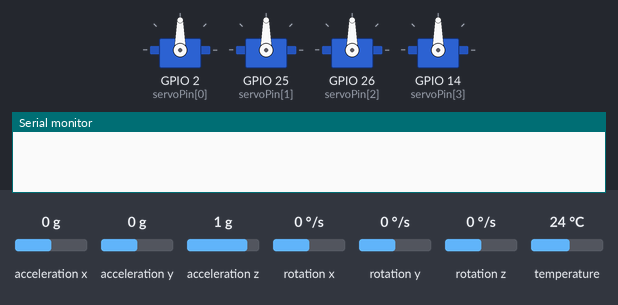
Recording of a sketch running on a simulated ESP32. Shown: 4 × servo, the last lines printed to the serial monitor. The test bench sets the inputs (shaded band); at power-on: acceleration x 0 g, acceleration y 0 g, acceleration z 1 g, rotation x 0 °/s, rotation y 0 °/s, rotation z 0 °/s, temperature 24 °C.

Above: at 0.1 s.
At 2.1 s:
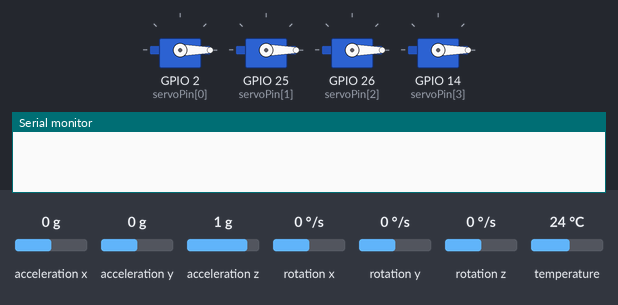
At 9.5 s:
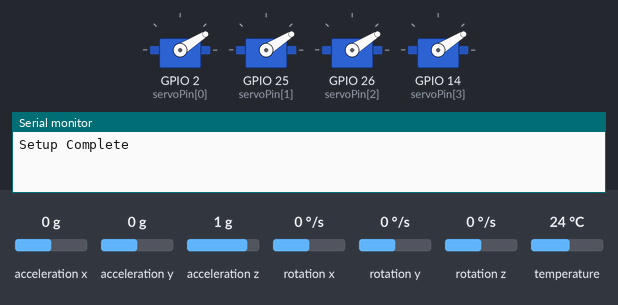
Timing chart, 0 to 11.0 s (numbered marks = the images above):
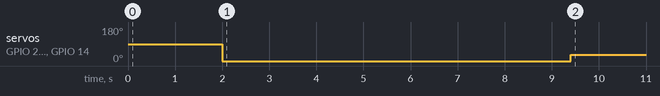

The sketch:

FINAL_Main_Drone_Script.ino
```cpp
#include <ESP32Servo.h>
#include <Adafruit_MPU6050.h>
#include <Adafruit_Sensor.h>
#include <Wire.h>
#include <esp_now.h>
#include <WiFi.h>

//--- VAR DESCRIPTIONS ---//
// General

const int startingDelay = 3000;                                   // Time before loop starts (ms)
unsigned long loopNumber = 0;                                     // Loop number
uint8_t controllerMAC[] = { 0x78, 0x42, 0x1c, 0x1b, 0x25, 0x5c }; // MAC address of the controller to allow for ESPnow connection
bool emergencyShutdown = false;                                   // For the whoopsies
bool shutdown = false;                                            // For the not so bad whoopsies

// AHT20+BMP280 OR 4566 Adafruit

const float speedOfSound = 331.3;    // https://en.wikipedia.org/wiki/Speed_of_sound#Speed_of_sound_in_ideal_gases_and_air
const float tempModifier = 0.606;    // https://en.wikipedia.org/wiki/Speed_of_sound#Speed_of_sound_in_ideal_gases_and_air
const float humidityModifier = 1.26; // https://sengpielaudio.com/calculator-airpressure.htm
float currentTemp = 25;              // Celcius degrees //TBD
float currentHumidity = 0.5;         // % Humidity //TBD
float currentPressure = 1013.25;     // Pressure (hPA) //TBD
float currentAltitude = 0;           // Altitude (cm) //TBD

// HC-SR04 SUPERSONIC SENSORS

const int sonarNumber = 6; // Number of supersonic sensors
const int pingSpeed = 50;  // Minimum ms between sensor pings. 50ms would be 20 times a second.

float echoDuration[sonarNumber];  // Measured distance in ms (Initialised in setup)
float finalDistance[sonarNumber]; // Final measured distance (cm)

const int sonarPin[sonarNumber] = { 0, 0, 0, 0, 0, 0 }; // Pin numbers for the supersonic sensors
int currentSonar = 5;                                     // Which sonar is awaiting input
bool cycleCompleted[sonarNumber] = { 0, 0, 0, 0, 0, 0 };  // Has this sonar received the echo (Initialised in setup)

unsigned long lastSonarPing = 0;       // Shows the last time any sensor sent out a ping (ms)
unsigned long echoStart = 0;           // Saves the time the echo starts (μs)
unsigned long sonarUpdateDuration = 0; // Stores the duration between supersonic checks (ms)

// Ali Motors

Servo servoMotor[4];                       // Create an object for each servo
const int servoPin[4] = { 2, 25, 26, 14 };  // ESP32 pins to be used, starting from top right motor clockwise // PIN 9 is probably broken
int motorInput[4] = { 0, 0, 0, 0 };        // 0 - 180 (Motor Degrees) OR 1000-2000 (μs) -> 0% - 100% Total Power Output of Motor

const int motorUpdateSpeed = 4000;     // Minimum time (μs) between motor updates. 250 times a second, doesnt coincide much with pingSpeed
unsigned long lastMotorUpdate = 0;     // Shows the last time the motors updated their speed (μs)
unsigned long motorUpdateDuration = 0; // Stores the duration between PID checks (μs)
double motorUpdateDurationSeconds = 0; // Stores the duration between PID checks (s)

// PID

bool PIDdisabled = false;

int throttleInput = 0;        // Extra power for every motor (μs)
const int noPower = 1000;     // Smallest PWM signal for no power (μs)
const int fullPower = 2000;   // Largest PWM signal for full power (μs)
const int minThrottle = 1180; // Throttle needed before motor shuts down (μs)
const int maxThrottle = 1800; // Max throttle to allow extra power for Roll, Pitch, Yaw (μs)

int PIDoutput[3] = { 0, 0, 0 };  // PID output for each motor for Roll, Pitch, Yaw (μs)

const float constP[3] = {0.6,0.6,2};   // P for Roll, Pitch, Yaw
const float constI[3] = {3.5,3.5,12};  // I for Roll, Pitch, Yaw
const float constD[3] = {0.03,0.03,0}; // D for Roll, Pitch, Yaw

//const float constP[3] = { 14.370626521756, 14.370626521756, -0.566885796597361 };   // P for Roll, Pitch, Yaw
//const float constI[3] = { 32.1772873214827, 32.1772873214827, -1.04407391733098 };  // I for Roll, Pitch, Yaw
//const float constD[3] = { 1.01300889938204, 1.01300889938204, -0.041222921811501 }; // D for Roll, Pitch, Yaw

float desiredRate[3] = { 0, 0, 0 };  // Desired rate of Roll, Pitch, Yaw
float desiredRatePWM[3] = { 0, 0, 0 };  // Desired rate of Roll, Pitch, Yaw (μs)
float currentError[3] = { 0, 0, 0 }; // Error rate of Roll, Pitch, Yaw (μs)
float inputRate[3] = { 0, 0, 0 };    // Input rate of Roll, Pitch, Yaw, Thrust from accelerometer/gyroscope (μs)
float prevError[3] = { 0, 0, 0 };    // Previous error rate of Roll, Pitch, Yaw (μs)
float prevIterm[3] = { 0, 0, 0 };    // Sum of errors so far for rate of Roll, Pitch, Yaw (μs)

int integralWindupLimitMax = 400; // Limit past corrections to prevent overshoot (μs)
int integralWindupLimitMin = -400; // Limit past corrections to prevent overshoot (μs)

const float constAngleP = 2; // P for Roll and Pitch angles
const float constAngleI = 0; // I for Roll and Pitch angles
const float constAngleD = 0; // D for Roll and Pitch angles

float desiredAngle[2] = { 0, 0 };      // Desired angle of Roll and Pitch (μs)
float currentAngleError[2] = { 0, 0 }; // Error angle of Roll and Pitch (μs)
//inputAngleRate is just the kalmanAngle
float prevAngleError[2] = { 0, 0 }; // Error angle of Roll and Pitch (μs)
float prevAngleIterm[2] = { 0, 0 }; // Error angle of Roll and Pitch (μs)

// Kalman Filter

float kalmanAngle[2] = { 0, 0 };         // Kalman angle of Roll and Pitch starting at 0° (level takeoff) (μs)
float kalmanUncertainty[2] = { 2 * 2, 2 * 2 }; // Starting estimated error of Roll and Pitch at 2°
float angle[2] = { 0, 0 };                     // Angle of Roll and Pitch (°)
float kalmanAnglePWM[2] = {1500, 1500};// Kalman angle of Roll and Pitch (μs)

// GY-521 Gyroscope

Adafruit_MPU6050 mpu;  // Create the gyroscope object

float tempGyro = 0;  // Temperature of the Gyroscope (Unreliable for general calculations)

float gyroCalibrationX = 0;  //
float gyroCalibrationY = 0;  // Stores the values created during the calibration (°/s)
float gyroCalibrationZ = 0;  //

const int gyroCalibrationTests = 2000;  // How many measurements will be used to initialise the gyroscope

float gyroX = 0;  //
float gyroY = 0;  // Rotational Velocity (°/s)
float gyroZ = 0;  //

float accelerometerCalibrationX = -0.814;  //
float accelerometerCalibrationY = 0.069;   // Fixed values expressing the sensor's slant
float accelerometerCalibrationZ = -10.906; // TBD // Does this need the 10 (for gravity?)

float accelerometerX = 0;  //
float accelerometerY = 0;  // Linear Acceleration (m/s)
float accelerometerZ = 0;  //

//  ESP-Now Communication

struct dataIn { // Packet sent from the controller
  bool emergencyShutdown = 0;
  bool shutdown;
  int movementCommand[4] = { 0, 0, 0, 0 };
} controllerInstructions;

struct dataOut { // Packet sent to the controller
  float kalmanAngle[2] = { 0, 0 };
  float inputRateYaw = 0;
  float motorInput[4] = { 0, 0, 0, 0 };
  float randomData[10] = {0,0,0,0,0,0,0,0,0,0};
} controllerData;

esp_now_peer_info_t peerInfo;

//--- PROGRAM START ---//

void setup() {
  Serial.begin(115200);
  Wire.begin();

  initialiseESPnow();

  //initialiseSuperDuperSonic();

  initialiseMotors();

  initialiseGyro();

  Serial.println("Setup Complete");
  delay(startingDelay);
}

void loop() {
  //Serial.println(loopNumber);

  loopESPnow();

  //Serial.println(emergencyShutdown);

  //superDuperSonicLoop();

  if (emergencyShutdown == true) {
    PIDdisabled = true;
    for (uint8_t ji = 0; ji < 2; ji++) {  // For Roll and Pitch
      prevAngleError[ji] = 0;
      prevAngleIterm[ji] = 0;
    }
    for (uint8_t j = 0; j < 3; j++) {  // For Roll, Pitch, Yaw
      prevError[j] = 0;
      prevIterm[j] = 0;
    }
    for (uint8_t i = 0; i < 4; i++) {
      servoMotor[i].write(0);
    }
  }

  if (shutdown == true) {
    for (uint8_t i = 1; i < 4; i++) {
      controllerInstructions.movementCommand[i] = 1500;
    }
    controllerInstructions.movementCommand[0] -= 100;
  }

  stabiliseModeFlightControllerLoop();

  loopNumber++;
}

//--- FUNCTIONS ---//

// Setup

void initialiseESPnow() {
  WiFi.mode(WIFI_STA);  // Set device as a Wi-Fi Station

  if (esp_now_init() != ESP_OK) {  // Init ESP-NOW
    Serial.println("Error initializing ESP-NOW");
    return;
  }

  esp_now_register_send_cb(OnDataSent);  // Register for a callback function that will be called when data is sent

  memcpy(peerInfo.peer_addr, controllerMAC, 6);  // Register peer
  peerInfo.channel = 0;
  peerInfo.encrypt = false;

  if (esp_now_add_peer(&peerInfo) != ESP_OK) {  // Add peer
    Serial.println("Failed to add peer");
    return;
  }

  esp_now_register_recv_cb(esp_now_recv_cb_t(OnDataRecv));  // Register for a callback function that will be called when data is received
}

void initialiseMotors() {  // Initialise Motors
  for (uint8_t i = 0; i < 4; i++) servoMotor[i].attach(servoPin[i], 1000, 2000);  // Attaches the servos on each ESP32 pin
  for (uint8_t i = 0; i < 4; i++) servoMotor[i].write(90);  // Provides a "neutral" pulse. The ESC won't start without this.
  delay(2000);
  for (uint8_t i = 0; i < 4; i++) servoMotor[i].write(0);
}

void initialiseGyro() {
  if (!mpu.begin()) {
    Serial.println("Failed to find MPU6050 chip");
  }

  mpu.setAccelerometerRange(MPU6050_RANGE_16_G);  //
  mpu.setGyroRange(MPU6050_RANGE_250_DEG);        // Setup the MPU6050
  mpu.setFilterBandwidth(MPU6050_BAND_21_HZ);     //

  gyroCalibrationX = 0;
  gyroCalibrationY = 0;
  gyroCalibrationZ = 0;

  for (int rateCalibrationAmount = 0; rateCalibrationAmount < gyroCalibrationTests; rateCalibrationAmount++) {  // Calibrate the gyroscope (drone needs to not move)
    sensors_event_t a, g, temp;
    mpu.getEvent(&a, &g, &temp);
    gyroCalibrationX += g.gyro.x;
    gyroCalibrationY += g.gyro.y;
    gyroCalibrationZ += g.gyro.z;
  }

  gyroCalibrationX /= gyroCalibrationTests;
  gyroCalibrationY /= gyroCalibrationTests;
  gyroCalibrationZ /= gyroCalibrationTests;
}

void initialiseSuperDuperSonic() {  // Sets the first value of the supersonics to 69cm
  for (uint8_t i = 0; i < sonarNumber; i++) {
    echoDuration[i] = 3976.03;
    cycleCompleted[i] = true;
  }
}

// Loop

void loopESPnow() {
  for (uint8_t ji = 0; ji < 2; ji++) controllerData.kalmanAngle[ji] = kalmanAngle[ji];
  controllerData.inputRateYaw = inputRate[2];
  for (uint8_t i = 0; i < 4; i++) controllerData.motorInput[i] = motorInput[i];

  controllerData.randomData[0] = gyroX;
  controllerData.randomData[1] = gyroY;
  controllerData.randomData[2] = gyroZ;
  controllerData.randomData[3] = accelerometerX;
  controllerData.randomData[4] = accelerometerY;
  controllerData.randomData[5] = accelerometerZ;

  controllerData.randomData[6] = PIDoutput[0];
  controllerData.randomData[7] = PIDoutput[1];
  controllerData.randomData[8] = PIDoutput[2];

  esp_err_t result = esp_now_send(controllerMAC, (uint8_t *)&controllerData, sizeof(controllerData));  // Send message via ESP-NOW
}

void superDuperSonicLoop() {
  sonarUpdateDuration = millis() - lastSonarPing;
  if (sonarUpdateDuration >= pingSpeed) {
    lastSonarPing = millis();

    if (cycleCompleted[currentSonar] == false) {
      //Serial.print("Echo Timeout #");  Serial.println(currentSonar);
      echoDuration[currentSonar] = 11524.72;
      detachInterrupt(digitalPinToInterrupt(sonarPin[currentSonar]));
    } else finalDistance[currentSonar] = echoDuration[currentSonar] / 10000.00 * (speedOfSound + currentTemp * tempModifier + currentHumidity * humidityModifier) / 2;

    if (currentSonar == 5) currentSonar = 0;
    else currentSonar++;

    cycleCompleted[currentSonar] = false;
    //Serial.print("Triggering #");  Serial.println(currentSonar);

    pinMode(sonarPin[currentSonar], OUTPUT);
    digitalWrite(sonarPin[currentSonar], LOW);
    delayMicroseconds(2);
    digitalWrite(sonarPin[currentSonar], HIGH);
    delayMicroseconds(10);
    digitalWrite(sonarPin[currentSonar], LOW);
    pinMode(sonarPin[currentSonar], INPUT);
    attachInterrupt(digitalPinToInterrupt(sonarPin[currentSonar]), echoISR, CHANGE);  //When sensor changes state, execute echoISR (2 times per echo)
  }
}

void stabiliseModeFlightControllerLoop() {
  motorUpdateDuration = micros() - lastMotorUpdate;
  if (motorUpdateDuration >= motorUpdateSpeed && PIDdisabled == false) {
    lastMotorUpdate = micros();
    motorUpdateDurationSeconds = motorUpdateDuration / 1000000.0;

    getGyro();  // Get gyroX,Y,Z and kalmanAnglePWM for Roll and Pitch

    throttleInput = controllerInstructions.movementCommand[0];
    desiredAngle[0] = controllerInstructions.movementCommand[1];
    desiredAngle[1] = controllerInstructions.movementCommand[2];

    for (uint8_t ji = 0; ji < 2; ji++) {  // For Roll and Pitch
      currentAngleError[ji] = desiredAngle[ji] - kalmanAnglePWM[ji];

      float P, I, D;
      P = constAngleP * currentAngleError[ji];

      /* constAngleI and constAngleD are 0
      I = prevAngleIterm[ji] + constAngleI * (prevAngleError[ji] + currentAngleError[ji]) * motorUpdateDurationSeconds / 2;
      I = constrain(I, integralWindupLimitMin, integralWindupLimitMax);

      D = constAngleD * (currentAngleError[ji] - prevAngleError[ji]) / motorUpdateDurationSeconds;

      prevAngleError[ji] = currentAngleError[ji];
      prevAngleIterm[ji] = I;
      */

      desiredRate[ji] = P + I + D;
      desiredRate[ji] = constrain(desiredRate[ji], integralWindupLimitMin, integralWindupLimitMax);
      desiredRatePWM[ji] = map(desiredRate[ji],constAngleP*(-1000),constAngleP*1000,1000,2000);
    }

    inputRate[0] = map(gyroX, -75, 75, 1000, 2000);  // Get Roll
    inputRate[1] = map(gyroY, -75, 75, 1000, 2000);  // Get Pitch
    inputRate[2] = map(gyroZ, -75, 75, 1000, 2000);  // Get Yaw

    desiredRate[2] = controllerInstructions.movementCommand[3];  // In theory, if these 3 are equal they eliminate each other's forces resulting in a stabilised system, except the needed throttle to go up or down
    desiredRatePWM[2] = desiredRate[2];

    for (uint8_t j = 0; j < 3; j++) {  // For Roll, Pitch, Yaw
      currentError[j] = desiredRatePWM[j] - inputRate[j];

      float P, I, D;
      P = constP[j] * currentError[j];

      I = prevIterm[j] + constI[j] * (prevError[j] + currentError[j]) * motorUpdateDurationSeconds / 2;
      I = constrain(I, integralWindupLimitMin, integralWindupLimitMax);

      D = constD[j] * (currentError[j] - prevError[j]) / motorUpdateDurationSeconds;

      PIDoutput[j] = P + I + D;
      PIDoutput[j] = constrain(PIDoutput[j], integralWindupLimitMin, integralWindupLimitMax);

      prevError[j] = currentError[j];
      prevIterm[j] = I;
    }
    if (throttleInput > maxThrottle) throttleInput = maxThrottle;

    motorInput[0] = throttleInput - PIDoutput[0] + PIDoutput[1] - PIDoutput[2];
    motorInput[1] = throttleInput - PIDoutput[0] - PIDoutput[1] + PIDoutput[2];  // TBD Review these before flying (EP 11)
    motorInput[2] = throttleInput + PIDoutput[0] - PIDoutput[1] - PIDoutput[2];
    motorInput[3] = throttleInput + PIDoutput[0] + PIDoutput[1] + PIDoutput[2];

    for (uint8_t i = 0; i < 4; i++) {
      motorInput[i] = constrain(motorInput[i], minThrottle, 2000);
      servoMotor[i].write(motorInput[i]);
    }
  }
}

void getGyro() {
  sensors_event_t a, g, temp;
  mpu.getEvent(&a, &g, &temp);

  tempGyro = temp.temperature;

  gyroX = g.gyro.x - gyroCalibrationX;  //
  gyroY = g.gyro.y - gyroCalibrationY;  // Acceleration in °/s
  gyroZ = g.gyro.z - gyroCalibrationZ;  //

  accelerometerX = a.acceleration.x + accelerometerCalibrationX;  //
  accelerometerY = a.acceleration.y + accelerometerCalibrationY;  // Acceleration in m/s
  accelerometerZ = a.acceleration.z + accelerometerCalibrationZ;  //

  angle[0] = atan(accelerometerY / sqrt(accelerometerX * accelerometerX + accelerometerZ * accelerometerZ)) / (3.142 / 180);
  angle[1] = atan(accelerometerX / sqrt(accelerometerY * accelerometerY + accelerometerZ * accelerometerZ)) / (3.142 / 180);

  //Serial.print(angle[0]);  Serial.print("\t");
  //Serial.println(angle[1]);

  for (uint8_t ji = 0; ji < 2; ji++) {  // For Roll and Pitch
    if (ji == 0) kalmanAngle[ji] += motorUpdateDurationSeconds * gyroX;
    else kalmanAngle[ji] += motorUpdateDurationSeconds * gyroY;
    kalmanUncertainty[ji] += motorUpdateDurationSeconds * motorUpdateDurationSeconds * 4 * 4;
    float kalmanGain = kalmanUncertainty[ji] / (kalmanUncertainty[ji] + 3 * 3);
    kalmanAngle[ji] += kalmanGain * (angle[ji] - kalmanAngle[ji]);
    kalmanUncertainty[ji] = (1 - kalmanGain) * kalmanUncertainty[ji];

    kalmanAnglePWM[ji] = map(kalmanAngle[ji], -50, 50, 1000, 2000);
  }

  //Serial.print(kalmanAngle[0]);  Serial.print("\t");
  //Serial.print(kalmanUncertainty[0]);  Serial.print("\t");
  //Serial.print(kalmanAngle[1]);  Serial.print("\t");
  //Serial.println(kalmanUncertainty[1]);
}

void getAdafruit() {

  currentAltitude = 44330 * (1 - pow(currentPressure / 1013.25, 1 / 5.255)) * 100;
}

// Interrupts

void OnDataSent(const uint8_t *mac_addr, esp_now_send_status_t status) {  // Callback when data is sent
  if (status != 0) {
    Serial.println("Delivery Failed");
  }
}

void OnDataRecv(const uint8_t *mac, const uint8_t *incomingData, int len) {  // Callback when data is received
  //Serial.println("Data Received");
  memcpy(&controllerInstructions, incomingData, sizeof(controllerInstructions));
  emergencyShutdown = controllerInstructions.emergencyShutdown;
  shutdown = controllerInstructions.shutdown;
  // This would be here but I place the struct vars directly in // for (uint8_t i=0; i<4; i++)
}

void echoISR() {
  if (digitalRead(sonarPin[currentSonar]) == HIGH) echoStart = micros();
  else {
    echoDuration[currentSonar] = micros() - echoStart;
    //Serial.print("Received Ping #");  Serial.println(currentSonar);
    cycleCompleted[currentSonar] = true;
    detachInterrupt(digitalPinToInterrupt(sonarPin[currentSonar]));
  }
}

// Unused

/*

void rateModeFlightControllerLoop() {
  motorUpdateDuration = micros() - lastMotorUpdate;
  if (motorUpdateDuration >= motorUpdateSpeed && PIDdisabled == false) {
    lastMotorUpdate = micros();
    motorUpdateDurationSeconds = motorUpdateDuration / 1000000.0;

    getGyro();  // Get gyroX,Y,Z and accelerometerX,Y,Z

    // map(acceleration,-75,75,1000,2000); Drone angle to μs OR 20/3*acceleration+1500;
    inputRate[0] = map(gyroX, -75, -75, 1000, 2000);  // Get Roll
    inputRate[1] = map(gyroY, -75, -75, 1000, 2000);  // Get Pitch
    inputRate[2] = map(gyroZ, -75, -75, 1000, 2000);  // Get Yaw

    //throttleInput = controllerInstructions.throttleInput;
    //desiredRate[0] = controllerInstructions.desiredRate[0]; // TBD
    //desiredRate[1] = controllerInstructions.desiredRate[1]; // In theory, if these 3 are equal they eliminate each other's forces resulting in a stabilised system, except the needed throttle to go up or down
    //desiredRate[2] = controllerInstructions.desiredRate[2]; //

    throttleInput = 0;
    desiredRate[0] = 1500;  //
    desiredRate[1] = 1500;  // In theory, if these 3 are equal they eliminate each other's forces resulting in a stabilised system, except the needed throttle to go up or down
    desiredRate[2] = 1500;  //

    for (uint8_t j = 0; j < 3; j++) {  // For Roll, Pitch, Yaw
      currentError[j] = desiredRate[j] - inputRate[j];

      float P, I, D;
      P = constP[j] * currentError[j];

      I = prevIterm[j] + constI[j] * (prevError[j] + currentError[j]) * motorUpdateDurationSeconds / 2;
      I = constrain(I, integralWindupLimitMin, integralWindupLimitMax);

      D = constD[j] * (currentError[j] - prevError[j]) / motorUpdateDurationSeconds;

      PIDoutput[j] = P + I + D;
      PIDoutput[j] = constrain(PIDoutput[j], integralWindupLimitMin, integralWindupLimitMax);

      prevError[j] = currentError[j];
      prevIterm[j] = I;
    }
    if (throttleInput > maxThrottle) throttleInput = maxThrottle;

    motorInput[0] = throttleInput - PIDoutput[0] - PIDoutput[1] - PIDoutput[2];
    motorInput[1] = throttleInput + PIDoutput[0] - PIDoutput[1] + PIDoutput[2];  // TBD Review these before flying (EP 11)
    motorInput[2] = throttleInput + PIDoutput[0] + PIDoutput[1] - PIDoutput[2];
    motorInput[3] = throttleInput - PIDoutput[0] + PIDoutput[1] + PIDoutput[2];

    for (uint8_t i = 0; i < 4; i++) {
      motorInput[i] = constrain(motorInput[i], minThrottle, 2000);
      servoMotor[i].write(motorInput[i]);
    }
  }
}

*/
```

Measured:
- by itself, servo on GPIO 2 (servoPin[0]), servo on GPIO 25 (servoPin[1]), servo on GPIO 26 (servoPin[2]), servo on GPIO 14 (servoPin[3]): 90° → 0° at 2.0 s, → 32° 7.4 s later
